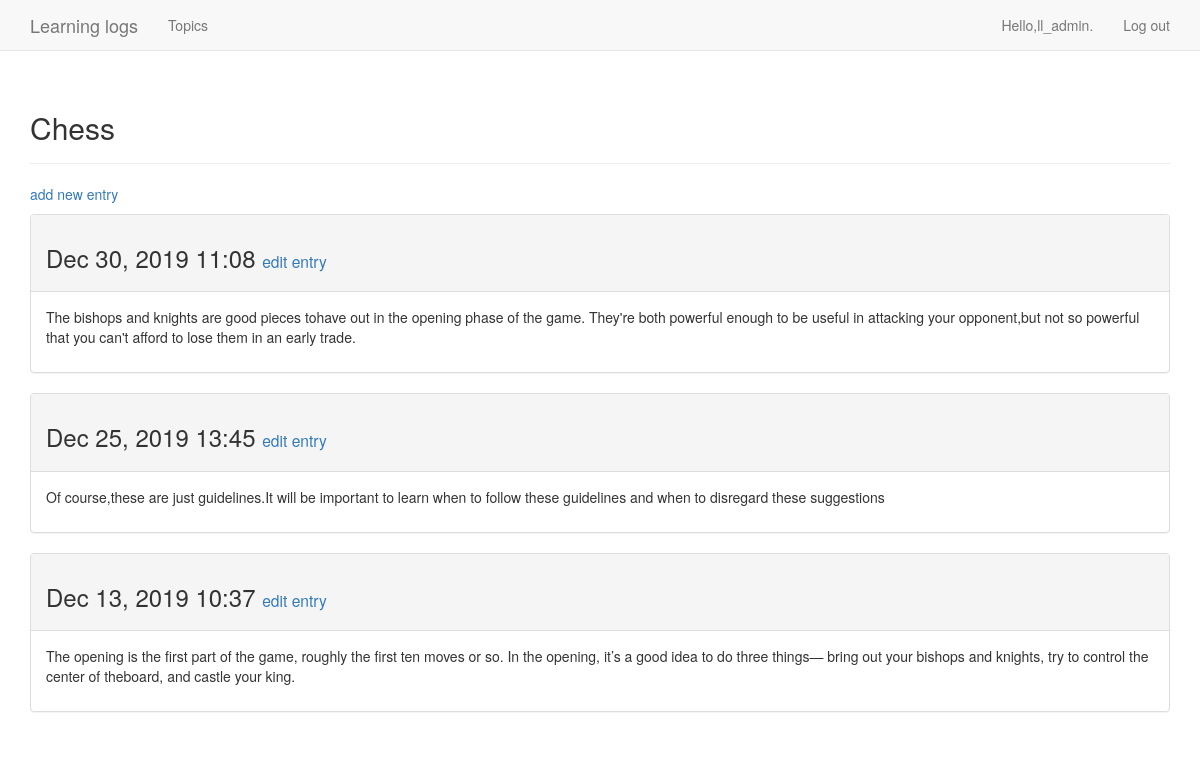
The page /topics/1/ (signed in) on the database its author committed.
### learning_logs/models.py (models this page shows, shortened)
class Topic(models.Model):
    text = models.CharField(max_length=200)
    date_added = models.DateTimeField(auto_now_add=True)
    owner = models.ForeignKey(User, on_delete=models.CASCADE)
    def __str__(self):
        return self.text

class Entry(models.Model):
    topic = models.ForeignKey(Topic, on_delete=models.CASCADE)
    text = models.TextField()
    date_added = models.DateTimeField(auto_now_add=True)
    class Meta:
        verbose_name_plural = 'entries'

### learning_logs/views.py (the view)
# urls.py: path('topics/<topic_id>/', views.topic, name='topic'),
@login_required
def topic(request, topic_id):
    topic = Topic.objects.get(id=topic_id)
    if topic.owner != request.user:
        raise Http404
    entries = topic.entry_set.order_by('-date_added')
    context = {'topic': topic, 'entries': entries}
    return render(request, 'learning_logs/topic.html', context)

### learning_logs/templates/learning_logs/topic.html
{% extends "learning_logs/base.html" %}
{% block header %}
    <h2>{{ topic }}</h2>
{% endblock header %}
{% block content %}
    <p><a href="{% url 'learning_logs:new_entry' topic.id %}">add new entry</a>
    </p>
    {% for entry in entries %}
        <div class="panel panel-default">
            <div class="panel-heading">
                <h3>
                    {{ entry.date_added|date:'M d, Y H:i' }}
                    <small>
                        <a href="{% url 'learning_logs:edit_entry' entry.id %}">
                            edit entry</a>
                    </small>
                </h3>
            </div>
            <div class="panel-body">
                {{ entry.text|linebreaks }}
            </div>
        </div>
    {% empty %}
        There are no entries for this topic yet.
    {% endfor %}
{% endblock content %}

### learning_logs/templates/learning_logs/base.html (shortened to what this page needs)
{% load bootstrap3 %}
<!DOCTYPE html>
<html lang="en">
<head>
    {% bootstrap_css %}
</head>
<body>
<nav class="navbar navbar-default navbar-static-top">
    <div class="container">
        <div class="navbar-header">
            {% if user.is_authenticated %}
                <a class="navbar-brand"
                   href="{% url 'learning_logs:welcome' %}">Learning
                    logs</a>
            {% else %}
                <a class="navbar-brand" href="{% url 'learning_logs:index' %}">Learning
                    logs</a>
            {% endif %}
        </div>
        <div class="collapse navbar-collapse" id="bs-example-navbar-collapse-1">
            <ul class="nav navbar-nav">
                <li><a href="{% url 'learning_logs:topics' %}">Topics</a></li>
            </ul>
            <ul class="nav navbar-nav navbar-right">
                {% if user.is_authenticated %}
                    <li><a>Hello,{{ user.username }}.</a></li>
                    <li><a href="{% url 'users:logout' %}">Log out</a></li>
                {% else %}
                    <li><a href="{% url 'users:register' %}">Register</a></li>
                    <li><a href="{% url 'users:login' %}">Log in</a></li>
                {% endif %}
            </ul>
        </div>
    </div>
</nav>
<div class="container">
    <div class="page-header">
        {% block header %}{% endblock header %}
    </div>
    <div>
        {% block content %}{% endblock content %}
    </div>
</div>
</body>
</html>

### rows shown on the page
Topic: text "Chess"
Entry: date_added "Dec 30, 2019 11:08", text "The bishops and knights are good pieces tohave out in the opening phase of the game. They're both powerful enough to be useful in attacking your opponent,but not so powerful that you can't afford to lose them in an early trade."
Entry: date_added "Dec 25, 2019 13:45", text "Of course,these are just guidelines.It will be important to learn when to follow these guidelines and when to disregard these suggestions"
Entry: date_added "Dec 13, 2019 10:37", text "The opening is the first part of the game, roughly the first ten moves or so. In the opening, it’s a good idea to do three things— bring out your bishops and knights, try to control the center of theboard, and castle your king."

### other values the page prints
{{ user.username }} "ll_admin"
